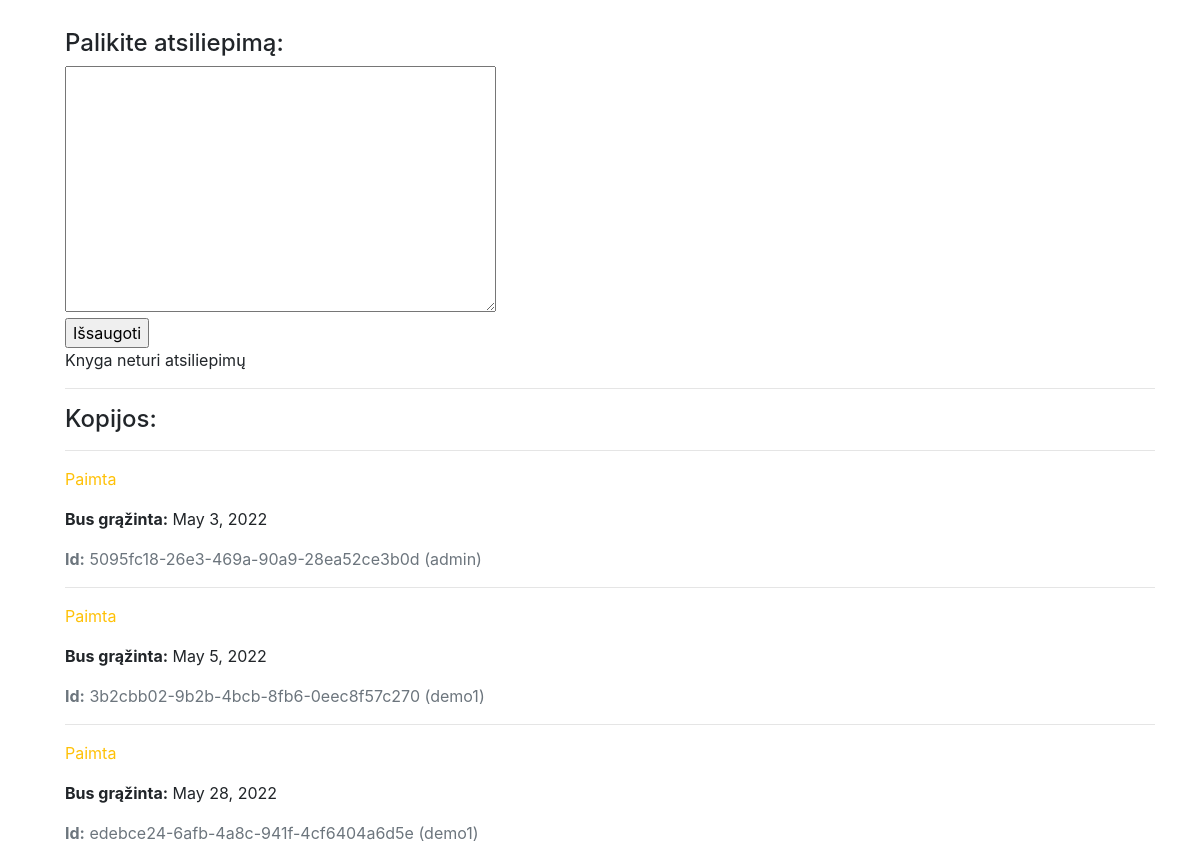
The app's page /library/books/3 (signed in, lower part), older data.
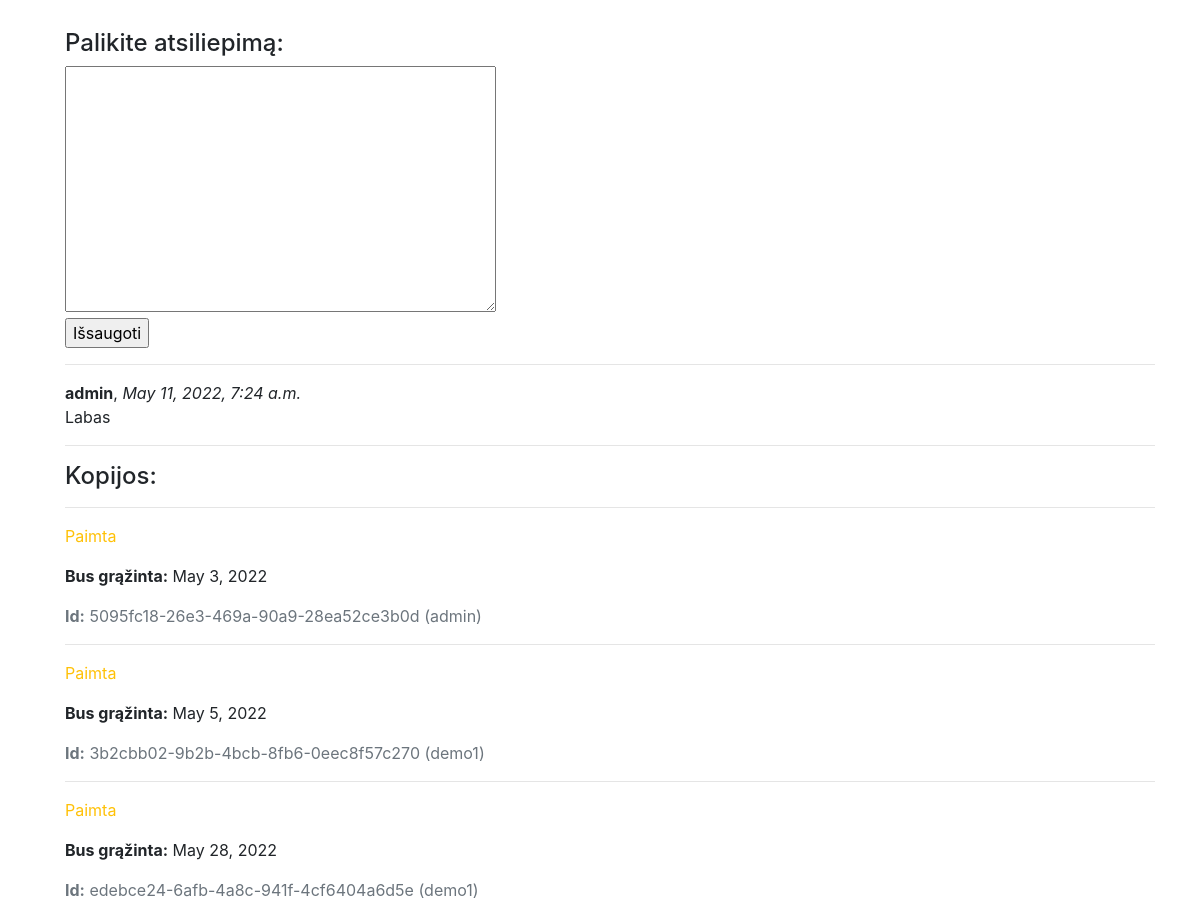
The same page, newer data.
### library/models.py (models this page shows, shortened)
class BookInstance(models.Model):
    uuid = models.UUIDField(default=uuid.uuid4, help_text='Unikalus ID knygos kopijai')
    book = models.ForeignKey('Book', on_delete=models.SET_NULL, null=True)
    due_back = models.DateField('Bus prieinama', null=True, blank=True)
    reader = models.ForeignKey(User, on_delete=models.SET_NULL, null=True, blank=True)
    LOAN_STATUS = (
        ('a', 'Administruojama'),
        ('p', 'Paimta'),
        ('g', 'Galima paimti'),
        ('r', 'Rezervuota'),
    )
    status = models.CharField(
        max_length=1,
        choices=LOAN_STATUS,
        blank=True,
        default='a',
        help_text='Statusas',
    )
    class Meta:
        ordering = ['due_back']

class BookReview(models.Model):
    book = models.ForeignKey('Book', on_delete=models.SET_NULL, null=True, blank=True, related_name='reviews')
    reviewer = models.ForeignKey(User, on_delete=models.SET_NULL, null=True, blank=True)
    date_created = models.DateTimeField(auto_now_add=True)
    content = models.TextField('Atsiliepimas', max_length=2000)

### library/views.py (the view, shortened to what this page needs)
# urls.py: path('books/<int:pk>', views.BookDetailView.as_view(), name='book'),
class BookDetailView(FormMixin, generic.DetailView):
    model = Book
    template_name = 'book_detail.html'
    form_class = BookReviewForm

### library/forms.py
class BookReviewForm(forms.ModelForm):
    class Meta:
        model = BookReview
        fields = ('content', 'book', 'reviewer',)
        widgets = {'book': forms.HiddenInput(), 'reviewer': forms.HiddenInput()}

### library/models.py (called while the page is built)
    def __str__(self):
        return self.name

    def __str__(self):
        return f'{self.last_name} {self.first_name}'

### library/templates/book_detail.html (shortened to what this page needs)
{% extends "base.html" %}
{% block content %}
 {% load static %}
  <div style="margin-left:20px;margin-top:20px">
  {% if user.is_authenticated %}
  <div class="fieldWrapper">
    <hr><br/>
    <h4>Palikite atsiliepimą:</h4>
    <form action="" method="post">
      {{ form.content }}</br>
      <input type="submit" value="Išsaugoti">
    </form>
  </div>
  {% endif %}
  {% if book.reviews.all %}
    {% for review in book.reviews.all %}
      <hr>
      <strong>{{ review.reviewer }}</strong>, <em>{{ review.date_created}}</em>
      <p>{{ review.content }}</p>
    {% endfor %}
  {% else %}
    <p>Knyga neturi atsiliepimų</p>
  {% endif %}
    <hr/>
    <h4>Kopijos:</h4>
    {% for copy in book.bookinstance_set.all %}
      <hr>
      <p class="{% if copy.status == 'a' %}text-success{% elif copy.status == 'm' %}text-danger{% else %}text-warning{% endif %}">
        {{ copy.get_status_display }}
      </p>
      {% if copy.status != 'a' %}
        <p><strong>Bus grąžinta:</strong> {{ copy.due_back }}</p>
      {% endif %}
      <p class="text-muted"><strong>Id:</strong> {{ copy.uuid }} ({{ copy.reader }})</p>
    {% endfor %}
  </div>
{% endblock %}

Row changes from the older to the newer data that the page shows:
added BookReview: reviewer "admin", date_created "May 11, 2022, 7:24 a.m.", content "Labas"
Text that changed along with them:
text no longer shown: "Knyga neturi atsiliepimų"
